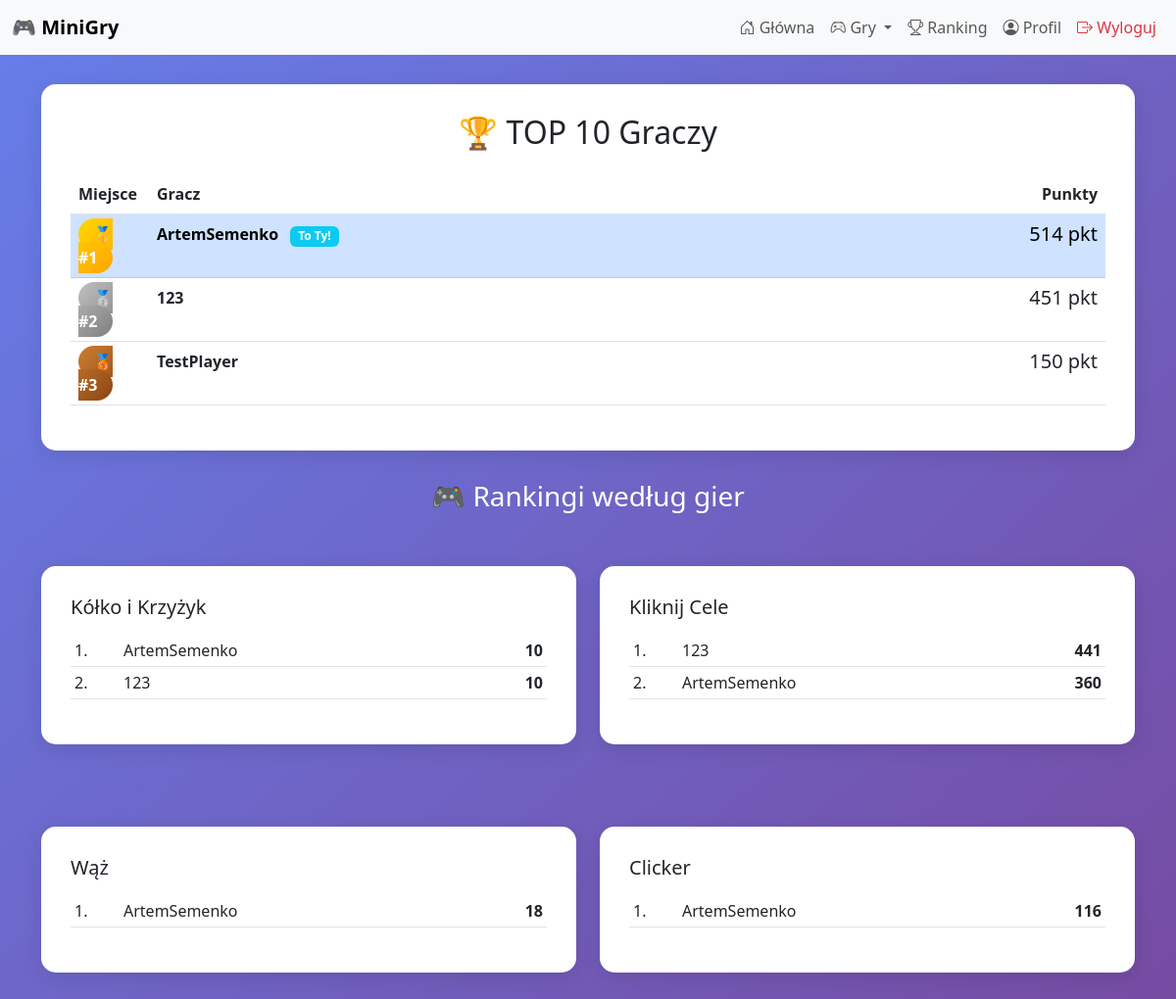
Page /leaderboard.php (signed in) on the committed database.
### tables this page shows
CREATE TABLE `users` (
  `id` int(11) NOT NULL,
  `username` varchar(50) NOT NULL,
  `password` varchar(255) NOT NULL,
  `avatar` varchar(100) DEFAULT 'default.png',
  `score` int(11) DEFAULT 0,
  `created_at` timestamp NOT NULL DEFAULT current_timestamp()
);

### leaderboard.php (the view, shortened to what this page needs)
<?php
require_once 'config.php';
$stmt = $pdo->query("
    SELECT id, username, score
    FROM users
    ORDER BY score DESC
    LIMIT 10
");
$leaderboard = $stmt->fetchAll();
$gameRankings = [];
$games = ['tictactoe', 'target', 'snake', 'clicker'];
$gameNames = [
    'tictactoe' => 'Kółko i Krzyżyk',
    'target' => 'Kliknij Cele',
    'snake' => 'Wąż',
    'clicker' => 'Clicker'
];
foreach ($games as $game) {
    $stmt = $pdo->prepare("
        SELECT u.username, MAX(gr.score) as best_score
        FROM games_results gr
        JOIN users u ON gr.user_id = u.id
        WHERE gr.game = ?
        GROUP BY u.id, u.username
        ORDER BY best_score DESC
        LIMIT 5
    ");
    $stmt->execute([$game]);
    $gameRankings[$game] = $stmt->fetchAll();
}
?>
<!DOCTYPE html>
<html lang="pl">
<head>
    <link href="https://cdn.jsdelivr.net/npm/bootstrap@5.3.0/dist/css/bootstrap.min.css" rel="stylesheet">
    <link rel="stylesheet" href="https://cdn.jsdelivr.net/npm/bootstrap-icons@1.10.0/font/bootstrap-icons.css">
</head>
<body>
    <?php include 'navbar.php'; ?>
    <div class="container mt-4">
        <div class="leaderboard-card">
            <h2 class="text-center mb-4">🏆 TOP 10 Graczy</h2>
            <?php if ($leaderboard): ?>
                <div class="table-responsive">
                    <table class="table table-hover">
                        <thead>
                            <tr>
                                <th width="80">Miejsce</th>
                                <th>Gracz</th>
                                <th class="text-end">Punkty</th>
                            </tr>
                        </thead>
                        <tbody>
                            <?php foreach ($leaderboard as $index => $player): ?>
                                <tr <?php if ($player['id'] == $_SESSION['user_id']) echo 'class="table-primary"'; ?>>
                                    <td>
                                        <?php if ($index < 3): ?>
                                            <span class="rank-badge rank-<?php echo $index + 1; ?>">
                                                <?php
                                                echo $index == 0 ? '🥇' : ($index == 1 ? '🥈' : '🥉');
                                                echo ' #' . ($index + 1);
                                                ?>
                                            </span>
                                        <?php else: ?>
                                            <span class="badge bg-secondary">#<?php echo $index + 1; ?></span>
                                        <?php endif; ?>
                                    </td>
                                    <td>
                                        <strong><?php echo htmlspecialchars($player['username']); ?></strong>
                                        <?php if ($player['id'] == $_SESSION['user_id']) echo '<span class="badge bg-info ms-2">To Ty!</span>'; ?>
                                    </td>
                                    <td class="text-end">
                                        <h5 class="mb-0"><?php echo $player['score']; ?> pkt</h5>
                                    </td>
                                </tr>
                            <?php endforeach; ?>
                        </tbody>
                    </table>
                </div>
            <?php else: ?>
                <p class="text-center text-muted">Brak danych w rankingu</p>
            <?php endif; ?>
        </div>
        <h3 class="text-white text-center mb-4">🎮 Rankingi według gier</h3>
        <div class="row">
            <?php foreach ($games as $game): ?>
                <div class="col-md-6 mb-4">
                    <div class="leaderboard-card">
                        <h5 class="mb-3"><?php echo $gameNames[$game]; ?></h5>
                        <?php if (!empty($gameRankings[$game])): ?>
                            <table class="table table-sm">
                                <tbody>
                                    <?php foreach ($gameRankings[$game] as $idx => $player): ?>
                                        <tr>
                                            <td width="50"><?php echo $idx + 1; ?>.</td>
                                            <td><?php echo htmlspecialchars($player['username']); ?></td>
                                            <td class="text-end"><strong><?php echo $player['best_score']; ?></strong></td>
                                        </tr>
                                    <?php endforeach; ?>
                                </tbody>
                            </table>
                        <?php else: ?>
                            <p class="text-muted small">Brak wyników</p>
                        <?php endif; ?>
                    </div>
                </div>
            <?php endforeach; ?>
        </div>
    </div>
</body>
</html>

### leaderboard.php (style rules this page uses)
body { background: linear-gradient(135deg, #667eea 0%, #764ba2 100%); min-height: 100vh; }
.leaderboard-card { background: white; border-radius: 15px; padding: 30px; margin: 30px 0; box-shadow: 0 5px 20px rgba(0,0,0,0.1); }
.rank-1 { background: linear-gradient(135deg, #FFD700 0%, #FFA500 100%); }
.rank-2 { background: linear-gradient(135deg, #C0C0C0 0%, #808080 100%); }
.rank-3 { background: linear-gradient(135deg, #CD7F32 0%, #8B4513 100%); }
.rank-badge { color: white; padding: 5px 15px; border-radius: 20px; font-weight: bold; }

### rows in the picture
users: username "ArtemSemenko", shows "To Ty!", score "514"
users: username "123", score "451"
users: username "TestPlayer", score "150"

### other values in the picture
$gameNames[$game] "Kółko i Krzyżyk"
$player['username'] "ArtemSemenko"
$player['best_score'] "10"
$player['username'] "123"
$gameNames[$game] "Kliknij Cele"
$player['best_score'] "441"
$player['best_score'] "360"
$gameNames[$game] "Wąż"
$player['best_score'] "18"
$gameNames[$game] "Clicker"
$player['best_score'] "116"
